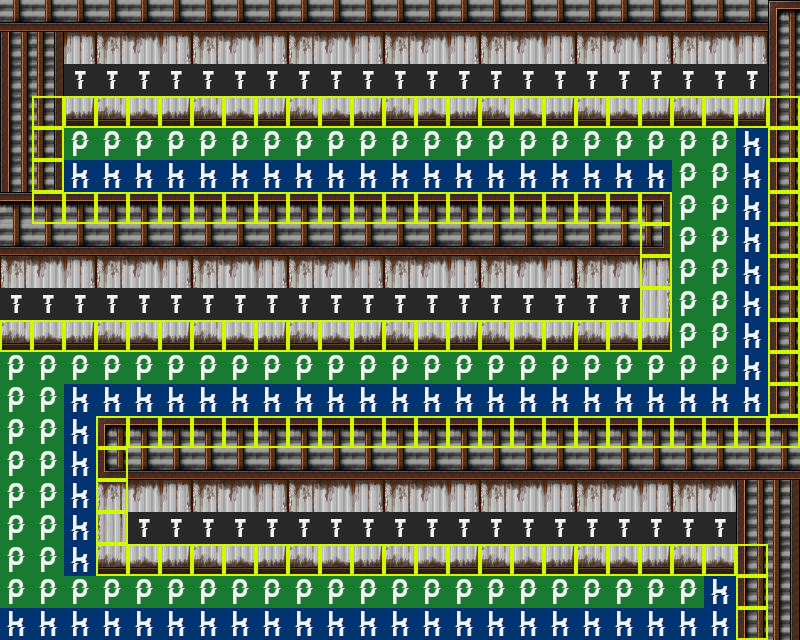

Rendered tile map (Tiled .tmx) drawn with the repository's tilesets; below, a short description and the full map source, tile grids included:
An orthogonal 25x20 tile map with 32x32 px tiles, 2 tile layers (Tile Layer 1, Tile Layer 2), 3 tilesets.

<map version="1.2" tiledversion="1.2.5" orientation="orthogonal" renderorder="right-down" width="25" height="20" tilewidth="32" tileheight="32" infinite="0" nextlayerid="3" nextobjectid="1">
 <tileset firstgid="1" source="level5.tsx" />
 <tileset firstgid="101" source="ColTex2.tsx" />
 <tileset firstgid="103" source="ColTex3.tsx" />
 <layer id="1" name="Tile Layer 1" width="25" height="20">
  <data encoding="csv">
22,22,22,22,22,22,22,22,22,22,22,22,22,22,22,22,22,22,22,22,22,22,22,22,1,
11,13,33,31,32,33,31,32,33,31,32,33,31,32,33,31,32,33,31,32,33,31,32,33,11,
11,13,43,41,42,43,41,42,43,41,42,43,41,42,43,41,42,43,41,42,43,41,42,43,11,
11,13,53,51,52,53,51,52,53,51,52,53,51,52,53,51,52,53,51,52,53,51,52,53,11,
11,13,4,5,6,4,5,6,4,5,6,4,5,6,4,5,6,4,5,6,4,4,5,6,11,
11,13,14,15,16,14,15,16,14,15,16,14,15,16,14,15,16,14,15,16,14,14,15,16,11,
2,2,2,2,2,2,2,2,2,2,2,2,2,2,2,2,2,2,2,2,3,24,25,26,11,
22,22,22,22,22,22,22,22,22,22,22,22,22,22,22,22,22,22,22,22,23,4,5,6,11,
31,32,33,31,32,33,31,32,33,31,32,33,31,32,33,31,32,33,31,32,33,14,15,16,11,
41,42,43,41,42,43,41,42,43,41,42,43,41,42,43,41,42,43,41,42,43,24,25,26,11,
51,52,53,51,52,53,51,52,53,51,52,53,51,52,53,51,52,53,51,52,53,4,5,6,11,
4,5,6,4,5,6,4,5,6,4,5,6,4,5,6,4,5,6,4,5,6,14,15,16,11,
14,15,16,14,15,16,14,15,16,14,15,16,14,15,16,14,15,16,14,15,16,24,25,26,11,
24,25,26,1,2,2,2,2,2,2,2,2,2,2,2,2,2,2,2,2,2,2,2,2,2,
4,5,6,21,22,22,22,22,22,22,22,22,22,22,22,22,22,22,22,22,22,22,22,22,22,
14,15,16,31,32,33,31,32,33,31,32,33,31,32,33,31,32,33,31,32,33,31,32,11,13,
24,25,26,41,42,43,41,42,43,41,42,43,41,42,43,41,42,43,41,42,43,41,42,11,13,
4,5,6,51,52,53,51,52,53,51,52,53,51,52,53,51,52,53,51,52,53,51,52,11,13,
14,15,16,14,15,16,14,15,16,14,15,16,14,15,16,14,15,16,14,15,16,14,15,11,13,
24,25,26,24,25,26,24,25,26,24,25,26,24,25,26,24,25,26,24,25,26,24,25,11,13
</data>
 </layer>
 <layer id="2" name="Tile Layer 2" width="25" height="20">
  <data encoding="csv">
103,103,103,103,103,103,103,103,103,103,103,103,103,103,103,103,103,103,103,103,103,103,103,103,103,
103,103,103,103,103,103,103,103,103,103,103,103,103,103,103,103,103,103,103,103,103,103,103,103,103,
103,103,105,105,105,105,105,105,105,105,105,105,105,105,105,105,105,105,105,105,105,105,105,105,103,
103,102,102,102,102,102,102,102,102,102,102,102,102,102,102,102,102,102,102,102,102,102,102,102,102,
103,102,106,106,106,106,106,106,106,106,106,106,106,106,106,106,106,106,106,106,106,106,106,107,102,
103,102,107,107,107,107,107,107,107,107,107,107,107,107,107,107,107,107,107,107,107,106,106,107,102,
103,102,102,102,102,102,102,102,102,102,102,102,102,102,102,102,102,102,102,102,102,106,106,107,102,
103,103,103,103,103,103,103,103,103,103,103,103,103,103,103,103,103,103,103,103,102,106,106,107,102,
103,103,103,103,103,103,103,103,103,103,103,103,103,103,103,103,103,103,103,103,102,106,106,107,102,
105,105,105,105,105,105,105,105,105,105,105,105,105,105,105,105,105,105,105,105,102,106,106,107,102,
102,102,102,102,102,102,102,102,102,102,102,102,102,102,102,102,102,102,102,102,102,106,106,107,102,
106,106,106,106,106,106,106,106,106,106,106,106,106,106,106,106,106,106,106,106,106,106,106,107,102,
106,106,107,107,107,107,107,107,107,107,107,107,107,107,107,107,107,107,107,107,107,107,107,107,102,
106,106,107,102,102,102,102,102,102,102,102,102,102,102,102,102,102,102,102,102,102,102,102,102,102,
106,106,107,102,103,103,103,103,103,103,103,103,103,103,103,103,103,103,103,103,103,103,103,103,103,
106,106,107,102,103,103,103,103,103,103,103,103,103,103,103,103,103,103,103,103,103,103,103,103,103,
106,106,107,102,105,105,105,105,105,105,105,105,105,105,105,105,105,105,105,105,105,105,105,103,103,
106,106,107,102,102,102,102,102,102,102,102,102,102,102,102,102,102,102,102,102,102,102,102,102,103,
106,106,106,106,106,106,106,106,106,106,106,106,106,106,106,106,106,106,106,106,106,106,107,102,103,
107,107,107,107,107,107,107,107,107,107,107,107,107,107,107,107,107,107,107,107,107,107,107,102,103
</data>
 </layer>
</map>